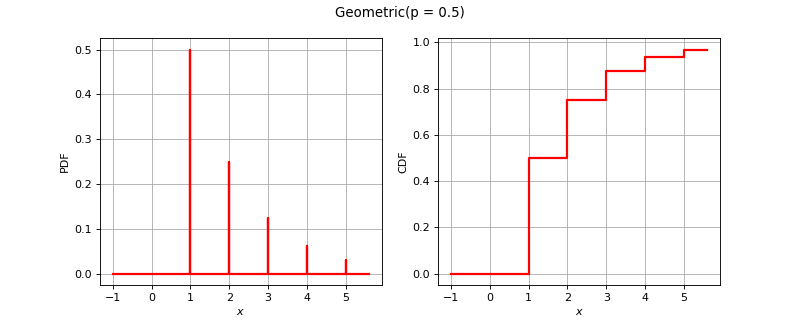

Write the Python code that produced this figure.
import openturns as ot
from matplotlib import pyplot as plt
from openturns.viewer import View
if ot.Geometric().__class__.__name__ == 'Bernoulli':
    distribution = ot.Bernoulli(0.7)
elif ot.Geometric().__class__.__name__ == 'Binomial':
    distribution = ot.Binomial(5, 0.2)
elif ot.Geometric().__class__.__name__ == 'Hypergeometric':
    distribution = ot.Hypergeometric(10, 4, 7)
elif ot.Geometric().__class__.__name__ == 'CumulativeDistributionNetwork':
    coll = [ot.Normal(2),ot.Dirichlet([0.5, 1.0, 1.5])]
    distribution = ot.CumulativeDistributionNetwork(coll, ot.BipartiteGraph([[0,1], [0,1]]))
elif ot.Geometric().__class__.__name__ == 'Histogram':
    distribution = ot.Histogram([-1.0, 0.5, 1.0, 2.0], [0.45, 0.4, 0.15])
elif ot.Geometric().__class__.__name__ == 'KernelMixture':
    kernel = ot.Uniform()
    sample = ot.Normal().getSample(5)
    bandwith = [1.0]
    distribution = ot.KernelMixture(kernel, bandwith, sample)
elif ot.Geometric().__class__.__name__ == 'MaximumDistribution':
    coll = [ot.Uniform(2.5, 3.5), ot.LogUniform(1.0, 1.2), ot.Triangular(2.0, 3.0, 4.0)]
    distribution = ot.MaximumDistribution(coll)
elif ot.Geometric().__class__.__name__ == 'Multinomial':
    distribution = ot.Multinomial(5, [0.2])
elif ot.Geometric().__class__.__name__ == 'RandomMixture':
    coll = [ot.Triangular(0.0, 1.0, 5.0), ot.Uniform(-2.0, 2.0)]
    weights = [0.8, 0.2]
    cst = 3.0
    distribution = ot.RandomMixture(coll, weights, cst)
elif ot.Geometric().__class__.__name__ == 'TruncatedDistribution':
    distribution = ot.TruncatedDistribution(ot.Normal(2.0, 1.5), 1.0, 4.0)
elif ot.Geometric().__class__.__name__ == 'UserDefined':
    distribution = ot.UserDefined([[1.0], [2.0], [3.0]], [0.4, 0.5, 1.0])
elif ot.Geometric().__class__.__name__ == 'ZipfMandelbrot':
    distribution = ot.ZipfMandelbrot(10, 2.5, 0.3)
else:
    distribution = ot.Geometric()
dimension = distribution.getDimension()
title = str(distribution)[:100].split('\n')[0]
if dimension == 1:
    distribution.setDescription(['$x$'])
    pdf_graph = distribution.drawPDF()
    cdf_graph = distribution.drawCDF()
    fig = plt.figure(figsize=(10, 4))
    pdf_axis = fig.add_subplot(121)
    cdf_axis = fig.add_subplot(122)
    View(pdf_graph, figure=fig, axes=[pdf_axis], add_legend=False)
    View(cdf_graph, figure=fig, axes=[cdf_axis], add_legend=False)
    fig.suptitle(title)
elif dimension == 2:
    distribution.setDescription(['$x_1$', '$x_2$'])
    pdf_graph = distribution.drawPDF()
    pdf_graph.setTitle(title)
    fig = plt.figure(figsize=(10, 5))
    pdf_axis = fig.add_subplot(111)
    View(pdf_graph, figure=fig, axes=[pdf_axis], add_legend=False, square_axes=False)
